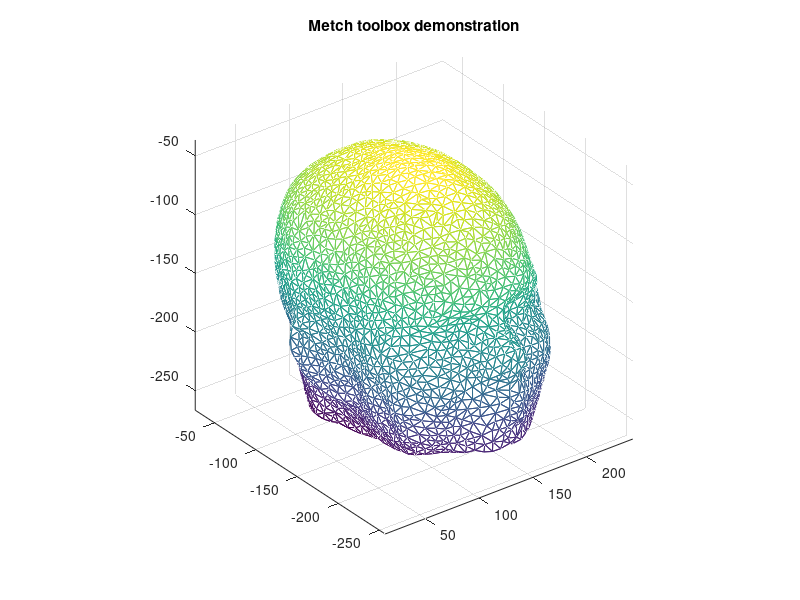

Here is the MATLAB script that generated this plot: (Note: this script raises an error after producing the figure.)
%%%%%%%%%%%%%%%%%%%%%%%%%%%%%%%%%%%%%%%%%%%%%%%%%%%%%%%%%%%%%
%        Sample Data and Metch Registration Sessions        %
%                                                           %
%           by Qianqian Fang <q.fang at neu.edu>            %
%                                                           %
%%%%%%%%%%%%%%%%%%%%%%%%%%%%%%%%%%%%%%%%%%%%%%%%%%%%%%%%%%%%%

% first of all, make sure you've already add the metch root
% folder to your matlab/octave search path list

% load the sample data, where
%   no: the node coordinates of a surface mesh
%   el: the surface triangles
%   pt: the point cloud to be registered

disp('(*)First load the mesh and point cloud. Hit Enter to continue...');
pause;

load sampledata;
if (exist('OCTAVE_VERSION') ~= 0)
    trimesh(el, no(:, 1), no(:, 2), no(:, 3));
else
    cla;
    trisurf(el, no(:, 1), no(:, 2), no(:, 3));
end
title('Metch toolbox demonstration');
axis equal;
hold on;

% use metch functions to perform the registration

pnum = size(pt, 1);

% define a number of point pairs to initialize the registration
disp('(*)Create 4 mapping pairs to initialize the mapping. Hit Enter to continue...');
pause;

% select 4 land-marks on the point cloud (specified by their indicies)
ptidx = [4 107 1 190];
ptselected = pt(ptidx, :);

% find the corresponding land-marks on the mesh
meshidx = [3173 1715 156 1740];
meshselected = no(meshidx, :);

% calculate the affine mapping using these point pairs
[A0, b0] = affinemap(ptselected, meshselected);

disp('(*)Display the updated points. Hit Enter to continue...');
pause;

% a rough registration from the selected point pairs
points_after_initmap = (A0 * pt' + repmat(b0(:), 1, pnum))';
plot3(points_after_initmap(:, 1), points_after_initmap(:, 2), points_after_initmap(:, 3), 'r.');

disp('(*)Optimize the mapping matrix to fit the surface. Hit Enter to continue...');
pause;

% set pmask: if pmask(i) is -1, it is a free nodes to be optimized
%            if pmask(i) is 0, it is fixed
%            if pmask(i) is a positive number, it is the index of
%               the mesh node to map to

pmask = -1 * ones(pnum, 1);
pmask(ptidx) = meshidx;

% perform mesh registration with Gauss-Newton method using A0/b0
% as initial guess
[A, b, newpos] = regpt2surf(no, el, pt, pmask, A0, b0, ones(12, 1), 10);
A;
b;

disp('(*)Display the optimized point cloud. Hit Enter to continue...');
pause;

% update point cloud with the optimized mapping
points_after_optimize = (A * pt' + repmat(b(:), 1, pnum))';

plot3(points_after_optimize(:, 1), points_after_optimize(:, 2), points_after_optimize(:, 3), 'g+');

disp('(*)Project the point cloud on the surface. Hit Enter to continue...');
pause;

% project the optimized point cloud onto the surface, and make
% sure the comformity

nv = nodesurfnorm(no, el);
[d2surf, cn] = dist2surf(no, nv, points_after_optimize);
[points_after_proj eid weights] = proj2mesh(no, el, points_after_optimize, nv, cn);

disp('(*)Display the final results. Hit Enter to continue...');
pause;

plot3(points_after_proj(:, 1), points_after_proj(:, 2), points_after_proj(:, 3), 'c*');

legend('surface mesh', 'points after initial map', 'points after optimized map', ...
       'points after projection');
